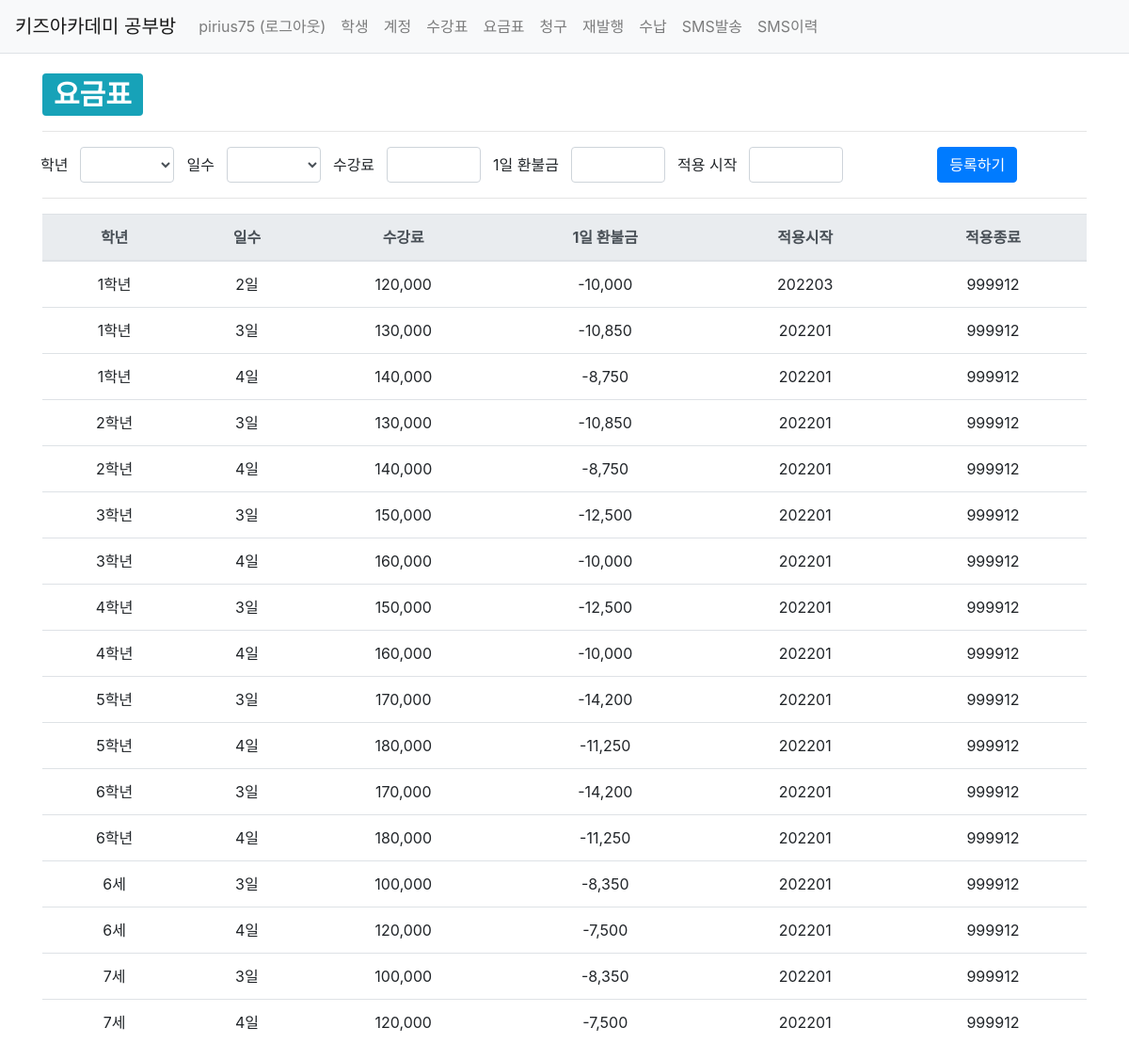
The page /studyroom/priceplan/ (signed in) on the database its author committed.
### studyroom/models.py (models this page shows, shortened)
class PricePlan(models.Model):
    Grade_choices = (
        ('Y6', '6세'),
        ('Y7', '7세'),
        ('E1', '1학년'),
        ('E2', '2학년'),
        ('E3', '3학년'),
        ('E4', '4학년'),
        ('E5', '5학년'),
        ('E6', '6학년'),
    )
    class SugangType(models.TextChoices):
        Day3 = 'D3'
        Day4 = 'D4'
    user = models.ForeignKey(User, on_delete=models.SET_NULL, null=True)
    grade = models.CharField(max_length=2, choices=Grade_choices)
    sugang_type = models.CharField(max_length=2, choices=SugangType.choices)
    price = models.IntegerField()
    refund = models.IntegerField()
    start_mt = models.CharField(max_length=6, default='yyyymm')
    end_mt = models.CharField(max_length=6, default='999912')
    create_date = models.DateTimeField()
    modify_date = models.DateTimeField(null=True, blank=True)

### studyroom/views/base_views.py (the view)
# urls.py: path('priceplan/',
@login_required(login_url='common:login')
def priceplan(request):
    pricepln_list = PricePlan.objects.order_by('grade', 'sugang_type')
    context = {'priceplan_list': pricepln_list}
    return render(request, 'studyroom/priceplan.html', context)

### templates/studyroom/priceplan.html (shortened to what this page needs)
{% extends 'base.html' %}
{% load studyroom_filter %}
{% load humanize %}
{% block content %}
<div class="container my-3">
    <div>
        <h1>
            <span class="badge badge-info">요금표</span>
        </h1>
    </div>
    <hr class="my-3">
    <form id="priceplanForm" method="post" action="{% url 'studyroom:priceplan_create' %}">
    <div class="row">
        <div class="col-xs-2">
            <button class="btn " type="button" >학년</button>
        </div>
        <div class="col-xs-2">
            <select name='grade' class="form-control grade" style="width:100px;">
                <option selected></option>
                <option value="Y6">6세</option>
            </select>
        </div>
        <div class="col-xs-2">
            <button class="btn " type="button" >일수</button>
        </div>
        <div class="col-xs-2">
            <select name='sugang_type' class="form-control sugang_type"  style="width:100px;">
                <option selected></option>
                <option value="d2">2일</option>
            </select>
        </div>
        <div class="col-xs-2">
            <button class="btn " type="button" >수강료</button>
        </div>
        <div class="col-xs-2">
            <input id="price" name="price" type="text" class="form-control price"  style="width:100px;">
        </div>
        <div class="col-xs-2">
            <button class="btn " type="button" >1일 환불금</button>
        </div>
        <div class="col-xs-2">
            <input id="refund" name="refund" type="text" class="form-control refund"  style="width:100px;">
        </div>
        <div class="col-xs-2">
            <button class="btn " type="button" >적용 시작</button>
        </div>
        <div class="col-xs-2">
            <input id="start_mt" name="start_mt" type="text" class="form-control start_mt"  style="width:100px;">
        </div>
        <div class="col-xs-2" style="width:100px"></div>
        <div class="col-xs-2">
            <button type="submit" class="btn btn-primary">등록하기</button>
        </div>
    </div>
    </form>
    <hr class="my-3">
    <table class="table">
        <thead>
        <tr class="text-center thead-light">
            <th>학년</th>
            <th>일수</th>
            <th>수강료</th>
            <th>1일 환불금</th>
            <th>적용시작</th>
            <th>적용종료</th>
        </tr>
        </thead>
        <tbody>
        {% if priceplan_list %}
        {% for priceplan in priceplan_list %}
        <tr class="text-center">
            <td>{{ priceplan.get_grade_display }}</td>
            <td>{{ priceplan.sugang_type|slice:"1:" }}일</td>
            <td>{{ priceplan.price|intcomma }}</td>
            <td>{{ priceplan.refund|intcomma}}</td>
            <td>{{ priceplan.start_mt }}</td>
            <td>{{ priceplan.end_mt }}</td>
        </tr>
        {% endfor %}
        {% else %}
        <tr>
            <td colspan="3">priceplan 발송내역이 없습니다.</td>
        </tr>
        {% endif %}
        </tbody>
    </table>
</div>
{% endblock %}

### templates/navbar.html (shortened to what this page needs)
<nav class="navbar navbar-expand-lg navbar-light bg-light border-bottom">
    <a class="navbar-brand" href="{% url 'studyroom:index' %}">키즈아카데미 공부방</a>
    <div class="collapse navbar-collapse flex-grow-0" id="navbarNav">
        <ul class="navbar-nav">
            <li class="nav-item ">
                {% if user.is_authenticated %}
                <a class="nav-link" href="{% url 'common:logout' %}">{{ user.username }} (로그아웃)</a>
                {% else %}
                <a class="nav-link" href="{% url 'common:login' %}">로그인</a>
                {% endif %}
            </li>
            <li class="nav-item ">
                <a class="nav-link" href="{% url 'studyroom:index' %}">학생</a>
            </li>
            <li class="nav-item ">
                <a class="nav-link" href="{% url 'studyroom:account_list' %}">계정</a>
            </li>
            <li class="nav-item ">
                <a class="nav-link" href="{% url 'studyroom:sugang_list' %}">수강표</a>
            </li>
            <li class="nav-item ">
                <a class="nav-link" href="{% url 'studyroom:priceplan' %}">요금표</a>
            </li>
            <li class="nav-item ">
                <a class="nav-link" href="{% url 'studyroom:bill_list' %}">청구</a>
            </li>
            <li class="nav-item ">
                <a class="nav-link" href="{% url 'studyroom:bill_save' %}">재발행</a>
            </li>
            <li class="nav-item ">
                <a class="nav-link" href="{% url 'studyroom:pay_list' %}">수납</a>
            </li>
            <li class="nav-item ">
                <a class="nav-link" href="{% url 'studyroom:sms_send' %}">SMS발송</a>
            </li>
            <li class="nav-item ">
                <a class="nav-link" href="{% url 'studyroom:sms_list' %}">SMS이력</a>
            </li>
        </ul>
    </div>
</nav>

### rows shown on the page
PricePlan: grade "1학년", sugang_type "2", price "120,000", refund "-10,000", start_mt "202203", end_mt "999912"
PricePlan: grade "1학년", sugang_type "3", price "130,000", refund "-10,850", start_mt "202201", end_mt "999912"
PricePlan: grade "1학년", sugang_type "4", price "140,000", refund "-8,750", start_mt "202201", end_mt "999912"
PricePlan: grade "2학년", sugang_type "3", price "130,000", refund "-10,850", start_mt "202201", end_mt "999912"
PricePlan: grade "2학년", sugang_type "4", price "140,000", refund "-8,750", start_mt "202201", end_mt "999912"
PricePlan: grade "3학년", sugang_type "3", price "150,000", refund "-12,500", start_mt "202201", end_mt "999912"
PricePlan: grade "3학년", sugang_type "4", price "160,000", refund "-10,000", start_mt "202201", end_mt "999912"
PricePlan: grade "4학년", sugang_type "3", price "150,000", refund "-12,500", start_mt "202201", end_mt "999912"
PricePlan: grade "4학년", sugang_type "4", price "160,000", refund "-10,000", start_mt "202201", end_mt "999912"
PricePlan: grade "5학년", sugang_type "3", price "170,000", refund "-14,200", start_mt "202201", end_mt "999912"
PricePlan: grade "5학년", sugang_type "4", price "180,000", refund "-11,250", start_mt "202201", end_mt "999912"
PricePlan: grade "6학년", sugang_type "3", price "170,000", refund "-14,200", start_mt "202201", end_mt "999912"
PricePlan: grade "6학년", sugang_type "4", price "180,000", refund "-11,250", start_mt "202201", end_mt "999912"
PricePlan: grade "6세", sugang_type "3", price "100,000", refund "-8,350", start_mt "202201", end_mt "999912"
PricePlan: grade "6세", sugang_type "4", price "120,000", refund "-7,500", start_mt "202201", end_mt "999912"
PricePlan: grade "7세", sugang_type "3", price "100,000", refund "-8,350", start_mt "202201", end_mt "999912"
PricePlan: grade "7세", sugang_type "4", price "120,000", refund "-7,500", start_mt "202201", end_mt "999912"

### other values the page prints
{{ user.username }} "pirius75"
